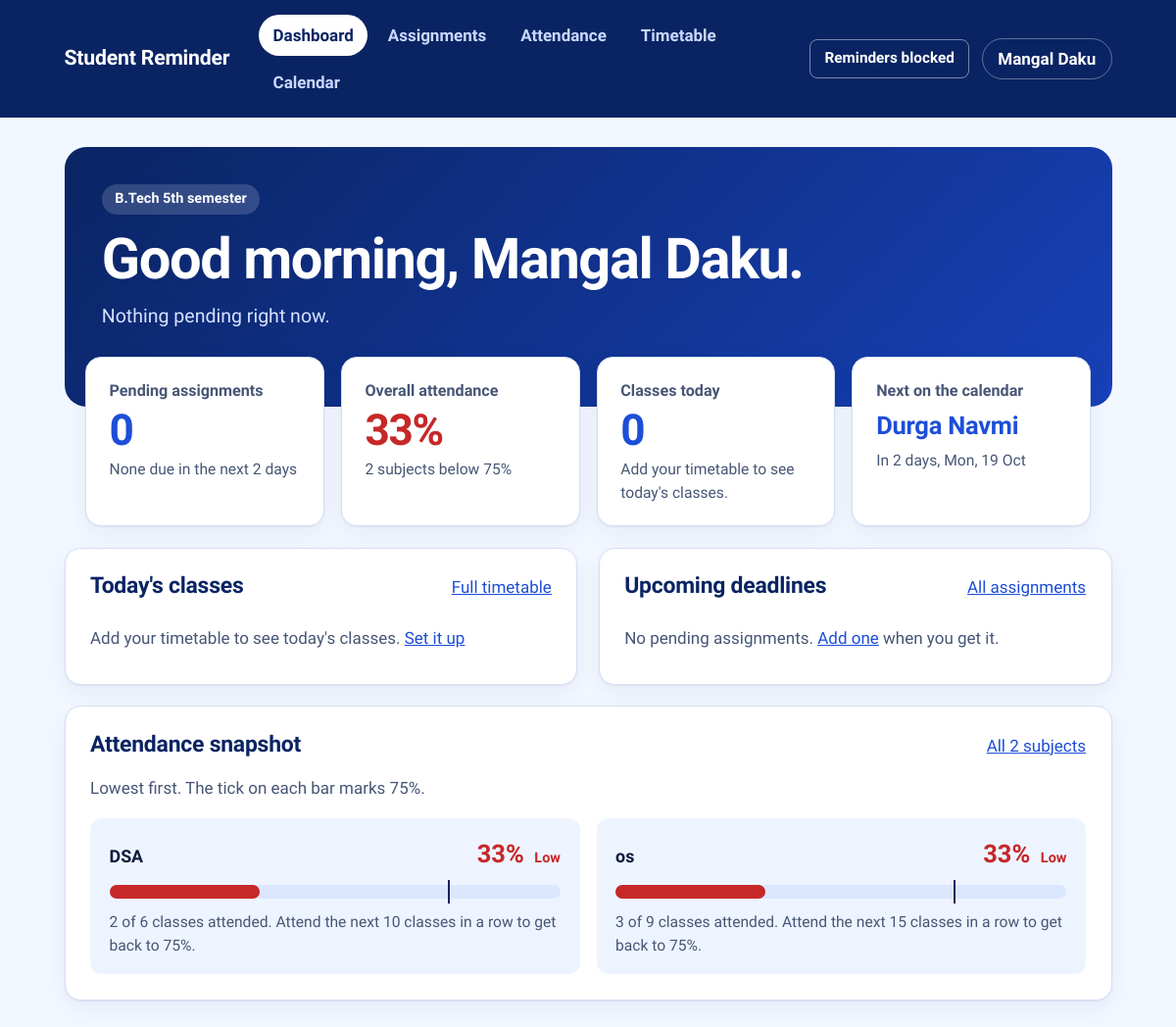
The page / on the database its author committed.
### tables this page shows
CREATE TABLE settings (
            key   TEXT PRIMARY KEY,
            value TEXT NOT NULL
        );

CREATE TABLE subjects (
            id       INTEGER PRIMARY KEY AUTOINCREMENT,
            name     TEXT NOT NULL UNIQUE,
            attended INTEGER NOT NULL DEFAULT 0,
            total    INTEGER NOT NULL DEFAULT 0
        , auto INTEGER NOT NULL DEFAULT 0, missed INTEGER NOT NULL DEFAULT 0);

### app.py (the view)
@app.route("/")
def dashboard():
    sem = get_sem()
    items = load_assignments(sem)
    pending = [a for a in items if not a["done"]]
    alerts = [a for a in pending if a["days"] <= 2]
    subjects = load_subjects()
    summary_att = attendance_summary(subjects)
    classes, no_class_reason = todays_classes(sem)
    events = upcoming_events(sem)
    hour = datetime.now().hour
    greeting = "Good morning" if hour < 12 else "Good afternoon" if hour < 17 else "Good evening"
    if not pending:
        summary = "Nothing pending right now."
    else:
        summary = f"{len(pending)} assignment{'s' if len(pending) != 1 else ''} pending"
        summary += f", {len(alerts)} needing attention soon." if alerts else ", none due in the next 2 days."
    upcoming_class = next((c for c in classes if c["status"] in ("now", "next")), None)
    rated = sorted((s for s in subjects if s["pct"] is not None), key=lambda s: s["pct"])
    return render_template(
        "dashboard.html",
        greeting=greeting,
        summary=summary,
        alerts=alerts,
        pending=pending,
        soon_count=len(alerts),
        att=summary_att,
        attention=rated[:4],
        subject_count=len(subjects),
        classes=classes,
        no_class_reason=no_class_reason,
        upcoming_class=upcoming_class,
        events=events,
        next_event=events[0] if events else None,
    )

### app.py (called while the page is built, shortened)
def fmt_day(d):
    return f"{d.day} {d.strftime('%b')}"

def format_range(start, end):
    if start == end:
        return d_long(start)
    return f"{fmt_day(start)} to {fmt_day(end)}"

def d_long(d):
    return f"{d.strftime('%a')}, {fmt_day(d)}"

def plural(n, word, suffix="es"):
    return f"{n} {word}" if n == 1 else f"{n} {word}{suffix}"

def get_db():
    if "db" not in g:
        g.db = sqlite3.connect(DATABASE)
        g.db.row_factory = sqlite3.Row
    return g.db

def get_setting(key, default=None):
    row = get_db().execute("SELECT value FROM settings WHERE key = ?", (key,)).fetchone()
    return row["value"] if row else default

def get_name():
    return get_setting("name")

def get_semester():
    try:
        n = int(get_setting("semester", cal.DEFAULT_SEMESTER))
    except ValueError:
        n = cal.DEFAULT_SEMESTER
    return n if n in cal.SEMESTERS else cal.DEFAULT_SEMESTER

def get_sem():
    return cal.SEMESTERS[get_semester()]

def upcoming_events(sem, limit=None):
    today = date.today()
    out = []
    for name, start, end, kind in sorted(sem["events"], key=lambda e: e[1]):
        if end < today:
            continue
        if start <= today:
            when, days = "Happening now", 0
        else:
            days = (start - today).days
            when = "Tomorrow" if days == 1 else f"In {days} days"
        out.append({"name": name, "kind": kind, "when": when, "days": days, "range": format_range(start, end)})
    return out[:limit] if limit else out

def timetable_rows():
    return get_db().execute("SELECT * FROM timetable ORDER BY day, start_period").fetchall()

def todays_classes(sem, now=None):
    now = now or datetime.now()
    today = now.date()
    rows = timetable_rows()
    if not rows:
        return [], "Add your timetable to see today's classes."

def load_assignments(sem):
    rows = get_db().execute(
        """SELECT a.id, a.title, a.deadline, a.done, s.name AS subject
           FROM assignments a JOIN subjects s ON s.id = a.subject_id
           ORDER BY a.deadline, a.id"""
    ).fetchall()
    return [build_assignment(r, sem) for r in rows]

def load_subjects():
    rows = get_db().execute("SELECT * FROM subjects ORDER BY auto DESC, name").fetchall()
    return [attendance_info(r) for r in rows]

@app.before_request
def require_name():
    if request.endpoint in ("welcome", "static", "api_reminders"):
        return None
    if not get_name():
        return redirect(url_for("welcome"))
    return None

### templates/dashboard.html (shortened to what this page needs)
{% extends "base.html" %}
{% from "_macros.html" import bar, arow with context %}
{% block content %}
<section class="hero">
  <p class="chip">{{ sem_label }}</p>
  <h1>{{ greeting }}, {{ name }}.</h1>
  <p class="lede">{{ summary }}</p>
</section>
<section class="tiles" aria-label="Overview">
  <a class="tile" href="{{ url_for('assignments') }}">
    <span class="tile-label">Pending assignments</span>
    <span class="tile-value">{{ pending|length }}</span>
    <span class="tile-sub">{% if soon_count %}{{ soon_count }} need attention soon{% else %}None due in the next 2 days{% endif %}</span>
  </a>
  <a class="tile {% if att.low %}tile-warn{% endif %}" href="{{ url_for('attendance') }}">
    <span class="tile-label">Overall attendance</span>
    <span class="tile-value">{% if att.overall is not none %}{{ '%.0f'|format(att.overall) }}%{% else %}--{% endif %}</span>
    <span class="tile-sub">{% if att.low %}{{ att.low }} subject{{ 's' if att.low != 1 }} below {{ target }}%{% elif att.overall is not none %}All subjects at {{ target }}% or above{% else %}No classes held yet{% endif %}</span>
  </a>
  <a class="tile" href="{{ url_for('timetable') }}">
    <span class="tile-label">Classes today</span>
    <span class="tile-value">{{ classes|length }}</span>
    <span class="tile-sub">{% if upcoming_class %}{{ 'Now' if upcoming_class.status == 'now' else 'Next' }}: {{ upcoming_class.subject }}{% elif classes %}All done for today{% else %}{{ no_class_reason }}{% endif %}</span>
  </a>
  <a class="tile" href="{{ url_for('calendar_page') }}">
    <span class="tile-label">Next on the calendar</span>
    <span class="tile-value tile-text">{{ next_event.name if next_event else 'Nothing scheduled' }}</span>
    <span class="tile-sub">{% if next_event %}{{ next_event.when }}, {{ next_event.range }}{% else %}No more events this semester{% endif %}</span>
  </a>
</section>
<div class="grid-2">
  <section class="card">
    <div class="card-head">
      <h2>Today's classes</h2>
      <a href="{{ url_for('timetable') }}">Full timetable</a>
    </div>
    {% if classes %}
    <ul class="classes">
      {% for c in classes %}
      <li class="class {{ c.status }}">
        <span class="class-time">{{ c.time }}</span>
        <strong>{{ c.subject }}</strong>
        <span class="status-pill">{{ 'Done' if c.status == 'done' else 'In progress' if c.status == 'now' else 'Later' }}</span>
      </li>
      {% endfor %}
    </ul>
    {% else %}
    <p class="empty">{{ no_class_reason }}{% if 'timetable' in no_class_reason %} <a href="{{ url_for('timetable') }}">Set it up</a>{% endif %}</p>
    {% endif %}
  </section>
  <section class="card">
    <div class="card-head">
      <h2>Upcoming deadlines</h2>
      <a href="{{ url_for('assignments') }}">All assignments</a>
    </div>
    {% if pending %}
    <ul class="rows compact">
      {% for a in pending[:4] %}{{ arow(a, False) }}{% endfor %}
    </ul>
    {% else %}
    <p class="empty">No pending assignments. <a href="{{ url_for('assignments') }}">Add one</a> when you get it.</p>
    {% endif %}
  </section>
</div>
<section class="card">
  <div class="card-head">
    <h2>Attendance snapshot</h2>
    <a href="{{ url_for('attendance') }}">All {{ subject_count }} subjects</a>
  </div>
  {% if attention %}
  <p class="muted">Lowest first. The tick on each bar marks {{ target }}%.</p>
  <div class="att-grid">
    {% for s in attention %}{{ bar(s) }}{% endfor %}
  </div>
  {% else %}
  <p class="empty">No attendance data yet. <a href="{{ url_for('timetable') }}">Set up your timetable</a> or <a href="{{ url_for('attendance') }}">add a subject</a>.</p>
  {% endif %}
</section>
{% endblock %}

### templates/base.html (shortened to what this page needs)
<!doctype html>
<html lang="en">
<head>
  <link rel="stylesheet" href="{{ url_for('static', filename='style.css') }}">
</head>
<body>
  {% if name and request.endpoint != 'welcome' %}
  <header class="topbar">
    <div class="topbar-inner">
      <a class="brand" href="{{ url_for('dashboard') }}">Student Reminder</a>
      <nav aria-label="Main">
        {% for ep, label in [('dashboard', 'Dashboard'), ('assignments', 'Assignments'), ('attendance', 'Attendance'), ('timetable', 'Timetable'), ('calendar_page', 'Calendar')] %}
        <a href="{{ url_for(ep) }}" {% if request.endpoint == ep %}aria-current="page"{% endif %}>{{ label }}</a>
        {% endfor %}
      </nav>
      <div class="topbar-right">
        <button id="notify-btn" type="button" class="small ghost" hidden>Enable reminders</button>
        <a class="who" href="{{ url_for('welcome') }}" title="Change name or semester">{{ name }}</a>
      </div>
    </div>
  </header>
  {% endif %}
  <main>
    {% block content %}{% endblock %}
  </main>
</body>
</html>

### templates/_macros.html (shortened to what this page needs)
{% macro bar(s) %}
<div class="att {{ s.status }}">
  <div class="att-head">
    <strong>{{ s.name }}</strong>
    <span class="pct">
      {% if s.pct is not none %}{{ '%.0f'|format(s.pct) }}%{% if s.status == 'low' %} <em>Low</em>{% endif %}{% else %}No data{% endif %}
    </span>
  </div>
  <div class="track" role="img" aria-label="{{ s.name }} attendance">
    <div class="fill" style="width: {{ '%.1f'|format(s.pct or 0) }}%"></div>
    <div class="mark" title="{{ target }}% required"></div>
  </div>
  <p class="note">{{ s.attended }} of {{ s.held }} classes attended{% if s.auto %} ({{ s.missed }} missed){% endif %}. {{ s.note }}</p>
</div>
{% endmacro %}

### rows shown on the page
settings: value "Mangal Daku"
subjects: name "DSA", pct "33", {{ '%.1f'|format(s.pct or 0) }} 33.3 (drawn), attended "2", held "6", note "Attend the next 10 classes in a row to get back to 75%."
subjects: name "os", pct "33", {{ '%.1f'|format(s.pct or 0) }} 33.3 (drawn), attended "3", held "9", note "Attend the next 15 classes in a row to get back to 75%."

### other values the page prints
{{ label }} "Dashboard" "Assignments" "Attendance" "Timetable" "Calendar"
{{ sem_label }} "B.Tech 5th semester"
{{ summary }} "Nothing pending right now."
{{ pending|length }} "0"
{{ '%.0f'|format(att.overall) }} "33"
{{ att.low }} "2"
{{ 's' if att.low != 1 }} "s"
{{ target }} "75"
{{ classes|length }} "0"
{{ no_class_reason }} "Add your timetable to see today's classes."
{{ next_event.name if next_event else 'Nothing scheduled' }} "Durga Navmi"
{{ next_event.when }} "In 2 days"
{{ next_event.range }} "Mon, 19 Oct"
{{ subject_count }} "2"
